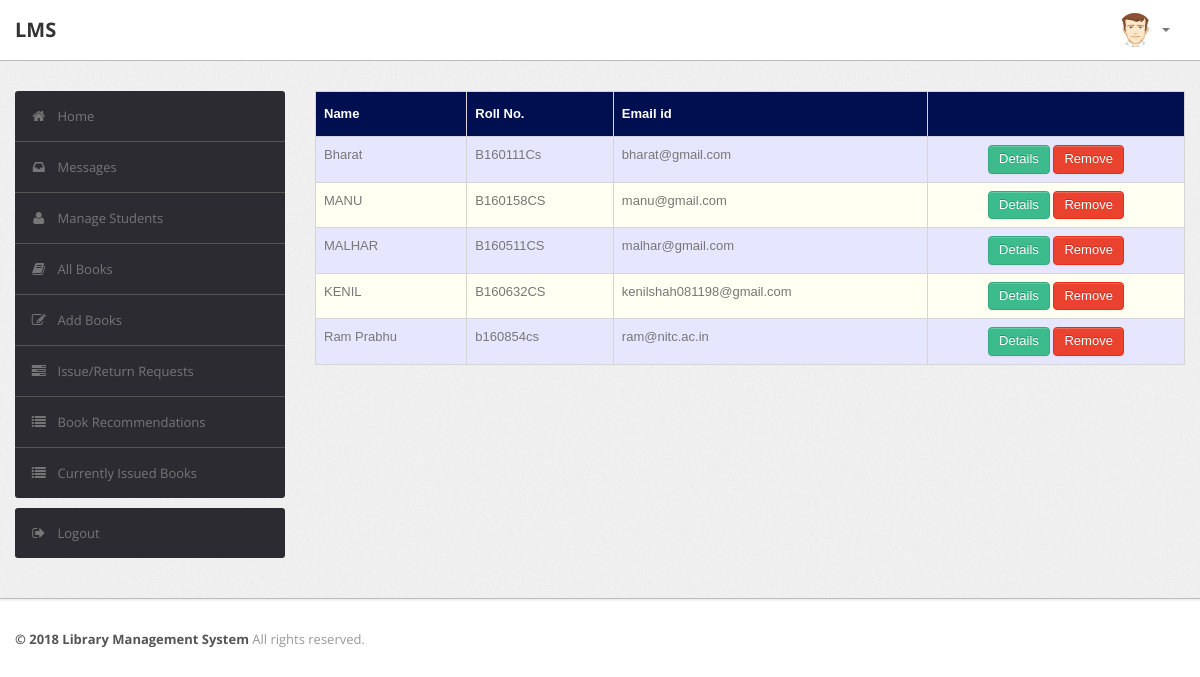
Page /admin/student.php (signed in) on the committed database.
### tables this page shows
CREATE TABLE `user` (
  `RollNo` varchar(50) NOT NULL,
  `Name` varchar(50) DEFAULT NULL,
  `Type` varchar(50) DEFAULT NULL,
  `Category` varchar(50) DEFAULT NULL,
  `EmailId` varchar(50) DEFAULT NULL,
  `MobNo` bigint(11) DEFAULT NULL,
  `Password` varchar(50) DEFAULT NULL,
  PRIMARY KEY (`RollNo`),
  UNIQUE KEY `EmailId` (`EmailId`)
);

### admin/student.php (the view, shortened to what this page needs)
<?php
require('dbconn.php');
?>
<?php
if ($_SESSION['RollNo']) {
    ?>
<!DOCTYPE html>
<html lang="en">
    <head>
        <link type="text/css" href="bootstrap/css/bootstrap.min.css" rel="stylesheet">
        <link type="text/css" href="bootstrap/css/bootstrap-responsive.min.css" rel="stylesheet">
        <link type="text/css" href="css/theme.css" rel="stylesheet">
        <link type="text/css" href="images/icons/css/font-awesome.css" rel="stylesheet">
    </head>
    <body>
        <div class="navbar navbar-fixed-top">
            <div class="navbar-inner">
                <div class="container">
                        <a class="brand" href="index.php">LMS </a>
                    <div class="nav-collapse collapse navbar-inverse-collapse">
                        <ul class="nav pull-right">
                            <li class="nav-user dropdown"><a href="#" class="dropdown-toggle" data-toggle="dropdown">
                                <img src="images/user.png" class="nav-avatar" />
                                <b class="caret"></b></a>
                            </li>
                        </ul>
                    </div>
                </div>
            </div>
        </div>
        <div class="wrapper">
            <div class="container">
                <div class="row">
                    <div class="span3">
                        <div class="sidebar">
                            <ul class="widget widget-menu unstyled">
                                <li class="active"><a href="index.php"><i class="menu-icon icon-home"></i>Home
                                </a></li>
                                 <li><a href="message.php"><i class="menu-icon icon-inbox"></i>Messages</a>
                                </li>
                                <li><a href="student.php"><i class="menu-icon icon-user"></i>Manage Students </a>
                                </li>
                                <li><a href="book.php"><i class="menu-icon icon-book"></i>All Books </a></li>
                                <li><a href="addbook.php"><i class="menu-icon icon-edit"></i>Add Books </a></li>
                                <li><a href="requests.php"><i class="menu-icon icon-tasks"></i>Issue/Return Requests </a></li>
                                <li><a href="recommendations.php"><i class="menu-icon icon-list"></i>Book Recommendations </a></li>
                                <li><a href="current.php"><i class="menu-icon icon-list"></i>Currently Issued Books </a></li>
                            </ul>
                            <ul class="widget widget-menu unstyled">
                                <li><a href="logout.php"><i class="menu-icon icon-signout"></i>Logout </a></li>
                            </ul>
                        </div>
                    </div>
                    <div class="span9">
                        <table class="table" id = "tables">
                                  <thead>
                                    <tr>
                                      <th>Name</th>
                                      <th>Roll No.</th>
                                      <th>Email id</th>
                                      <th></th>
                                    </tr>
                                  </thead>
                                  <tbody>
                    <?php
                            $sql="select * from LMS.user where RollNo<>'ADMIN'";
                            $result=$conn->query($sql);
                            while($row=$result->fetch_assoc())
                            {
                                $email=$row['EmailId'];
                                $name=$row['Name'];
                                $rollno=$row['RollNo'];
                            ?>
                                    <tr>
                                      <td><?php echo $name ?></td>
                                      <td><?php echo $rollno ?></td>
                                      <td><?php echo $email ?></td>
                                        <td>
                                        <center>
                                            <a href="studentdetails.php?id=<?php echo $rollno; ?>" class="btn btn-success">Details</a>
                                            <a href="remove_student.php?id=<?php echo $rollno; ?>" class="btn btn-danger">Remove</a>
                                      </center>
                                        </td>
                                    </tr>
                            <?php } ?>
                                  </tbody>
                                </table>
                            </div>
                </div>
            </div>
        </div>
<div class="footer">
            <div class="container">
                <b class="copyright">&copy; 2018 Library Management System </b>All rights reserved.
            </div>
        </div>
    </body>
</html>
<?php }
else {
    echo "<script type='text/javascript'>alert('Access Denied!!!')</script>";
} ?>

### admin/css/theme.css (style rules this page uses)
#tables { font-family: "Trebuchet MS", Arial, Helvetica, sans-serif; border-collapse: collapse; width: 100%; }
#tables td, #tables th { border: 1px solid #ddd; padding: 8px; }
#tables tr:nth-child(even) { background-color: #fffff2; }
#tables tr:nth-child(odd) { background-color: #e6e6ff; }
#tables th { padding-top: 12px; padding-bottom: 12px; text-align: left; background-color: #000F50; color: white; }
body { font-size: 13px; font-family: 'Open Sans', Arial, sans-serif; background: #fff; color: #777 }
strong, b { color: #555 }
.wrapper { background: url(../images/bg.png) #eee; border-bottom: 1px solid #bbb; -webkit-box-shadow: 0 1px 2px rgba(0,0,0,0.1); -moz-box-shadow: 0 1px 2px rgba(0,0,0,0.1); box-shadow: 0 1px 2px rgba(0,0,0,0.1); padding: 30px 0 }
.footer { color: #999; padding: 30px 0 60px }
body [class^="icon-"], body [class*=" icon-"] { font-size: 14px; line-height: 20px; height: 20px }
.navbar { position: static!important; margin: 0!important }
.navbar .navbar-inner { background: #fff; border-bottom: 1px solid #bbb; -webkit-box-shadow: 0 1px 2px rgba(0,0,0,0.15); -moz-box-shadow: 0 1px 2px rgba(0,0,0,0.15); box-shadow: 0 1px 2px rgba(0,0,0,0.15) }
.navbar .brand { color: #333; font-weight: bold; font-size: 20px; margin-right: 20px; padding: 20px }
.navbar .nav>li>a { padding: 20px 15px; font-weight: bold; color: #777 }
.nav-user>a { height: 20px }
.nav-avatar { width: 34px; height: 34px; margin: -7px 5px 0 0; -webkit-border-radius: 50%; -moz-border-radius: 50%; border-radius: 50% }
.btn, .btn-box { -webkit-border-radius: 3px; -moz-border-radius: 3px; border-radius: 3px }
.btn { font-size: 13px; font-weight: 600 }
.btn { display: inline-block; margin-bottom: 0; font-weight: 400; text-align: center; vertical-align: middle; cursor: pointer; background-image: none; border: 1px solid transparent; white-space: nowrap; padding: 4px 10px; font-size: 13px; line-height: 1.42857; border-radius: 4px; -webkit-user-select: none; -moz-user-select: none; -ms-user-select: none; user-select: none }
.btn-success { color: #fff; background-color: #3cbc8d; border-color: #36a97f }
.btn-danger { color: #fff; background-color: #e9422e; border-color: #e52e18 }
.table { margin-bottom: 0 }
.table th, .table td { border-color: #d5d5d5!important }
.widget-menu { background: #fff; -webkit-border-radius: 3px; -moz-border-radius: 3px; border-radius: 3px; overflow: hidden }
.widget-menu a { color: #555; display: block; line-height: 20px; padding: 15px; text-decoration: none!important }
.widget-menu .menu-icon { margin-right: 10px; color: #767676; -webkit-transition: all .2s ease-in-out; -moz-transition: all .2s ease-in-out; transition: all .2s ease-in-out; }
.widget-menu>li+li { border-top: 1px solid #555 }
.widget-menu>li>a { background-color: #2d2b32; color: #767676; -webkit-transition: all .2s ease-in-out; -moz-transition: all .2s ease-in-out; transition: all .2s ease-in-out; }

### rows in the picture
user: Name "Bharat", RollNo "B160111Cs", EmailId "bharat@gmail.com"
user: Name "MANU", RollNo "B160158CS", EmailId "manu@gmail.com"
user: Name "MALHAR", RollNo "B160511CS", EmailId "malhar@gmail.com"
user: Name "KENIL", RollNo "B160632CS", EmailId "kenilshah081198@gmail.com"
user: Name "Ram Prabhu", RollNo "b160854cs", EmailId "ram@nitc.ac.in"
